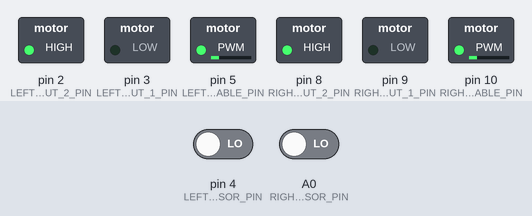
This sketch was run on a simulated Arduino Uno, built with avr-gcc and run on an emulated ATmega328P. On the bench: switched loads named in the sketch (green lamp = pin HIGH). Inputs (shaded band) come from the test bench; at power-on: pin 4 (LEFT_LINE_SENSOR_PIN) LOW, A0 (RIGHT_LINE_SENSOR_PIN) LOW.

Above: at 1.2 s.
1.3 s: pin 4 (LEFT_LINE_SENSOR_PIN) driven HIGH
At 1.6 s:
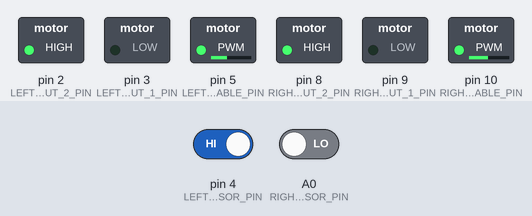
2.8 s: pin 4 (LEFT_LINE_SENSOR_PIN) driven LOW
At 4.0 s:
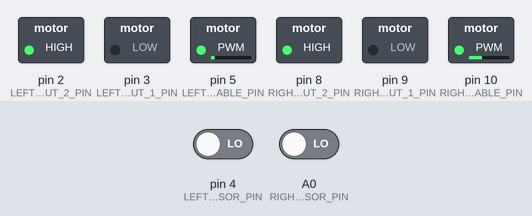
4.3 s: A0 (RIGHT_LINE_SENSOR_PIN) driven HIGH
At 4.9 s:
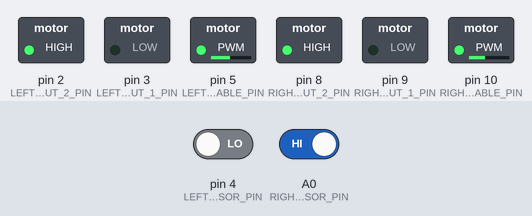
5.8 s: A0 (RIGHT_LINE_SENSOR_PIN) driven LOW
At 6.2 s:
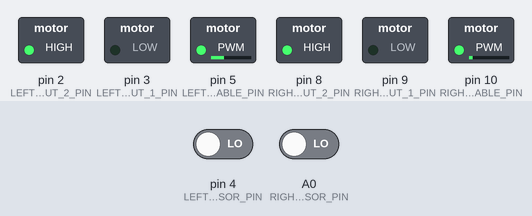
Timing chart, 0 to 8.3 s (numbered marks = the images above; inputs shaded):
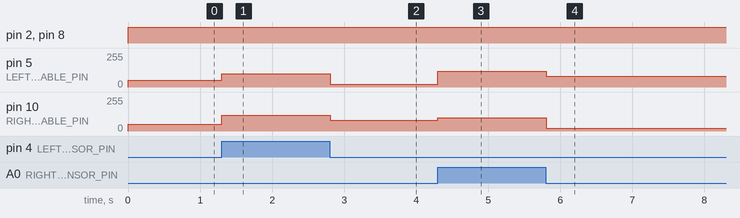

The sketch:

line_following_v2_final.ino
```cpp
// Sensors output HIGH on black and LOW on white.
// Motor forward direction: input 1 LOW, input 2 HIGH.

const int LEFT_MOTOR_ENABLE_PIN = 5;
const int LEFT_MOTOR_INPUT_1_PIN = 3;
const int LEFT_MOTOR_INPUT_2_PIN = 2;

const int RIGHT_MOTOR_ENABLE_PIN = 10;
const int RIGHT_MOTOR_INPUT_1_PIN = 9;
const int RIGHT_MOTOR_INPUT_2_PIN = 8;

const int LEFT_LINE_SENSOR_PIN = 4;
const int RIGHT_LINE_SENSOR_PIN = A0;

const float BASE_MOTOR_SPEED = 110;
const int MAXIMUM_PID_CORRECTION = 10;

const int SEARCH_INNER_MOTOR_SPEED = 22;
const int SEARCH_OUTER_MOTOR_SPEED = 82;
const int NO_LINE_HISTORY_SPEED = 50;

float kp = 10.0;
float ki = 0.0;
float kd = 10.0;

float previousError = 0;
float accumulatedError = 0;

enum MovementState {
  NoLineHistory,
  FollowingLine,
  SearchingLeft,
  SearchingRight
};

MovementState currentMovementState = NoLineHistory;

enum LastDetectedLineSide {
  NoDetectedLineSide,
  DetectedOnLeft,
  DetectedOnRight
};

LastDetectedLineSide lastDetectedLineSide = NoDetectedLineSide;

void setup() {
  pinMode(LEFT_MOTOR_ENABLE_PIN, OUTPUT);
  pinMode(LEFT_MOTOR_INPUT_1_PIN, OUTPUT);
  pinMode(LEFT_MOTOR_INPUT_2_PIN, OUTPUT);

  pinMode(RIGHT_MOTOR_ENABLE_PIN, OUTPUT);
  pinMode(RIGHT_MOTOR_INPUT_1_PIN, OUTPUT);
  pinMode(RIGHT_MOTOR_INPUT_2_PIN, OUTPUT);

  pinMode(LEFT_LINE_SENSOR_PIN, INPUT);
  pinMode(RIGHT_LINE_SENSOR_PIN, INPUT);

  stopMotors();
}

void loop() {
  int leftSensorState = digitalRead(LEFT_LINE_SENSOR_PIN);
  int rightSensorState = digitalRead(RIGHT_LINE_SENSOR_PIN);

  if (leftSensorState == HIGH && rightSensorState == LOW) {
    lastDetectedLineSide = DetectedOnLeft;
  }
  else if (rightSensorState == HIGH && leftSensorState == LOW) {
    lastDetectedLineSide = DetectedOnRight;
  }

  if (leftSensorState == LOW && rightSensorState == LOW) {
    if (lastDetectedLineSide == DetectedOnLeft) {
      currentMovementState = SearchingLeft;
    }
    else if (lastDetectedLineSide == DetectedOnRight) {
      currentMovementState = SearchingRight;
    }
    else {
      currentMovementState = NoLineHistory;
    }
  }
  else {
    currentMovementState = FollowingLine;
  }

  executeMovementState(
    currentMovementState,
    leftSensorState,
    rightSensorState
  );

  delay(5);
}

void executeMovementState(
  MovementState movementState,
  int leftSensorState,
  int rightSensorState
) {
  switch (movementState) {
    case NoLineHistory:
      setMotorSpeeds(
        NO_LINE_HISTORY_SPEED,
        NO_LINE_HISTORY_SPEED
      );
      break;

    case FollowingLine: {
      int lineError = leftSensorState - rightSensorState;
      float errorDerivative = lineError - previousError;

      accumulatedError += lineError;

      float pidCorrection =
        kp * lineError +
        ki * accumulatedError +
        kd * errorDerivative;

      pidCorrection = constrain(
        pidCorrection,
        -MAXIMUM_PID_CORRECTION,
        MAXIMUM_PID_CORRECTION
      );

      previousError = lineError;

      int leftMotorSpeed = constrain(
        BASE_MOTOR_SPEED - pidCorrection,
        0,
        255
      );

      int rightMotorSpeed = constrain(
        BASE_MOTOR_SPEED + pidCorrection,
        0,
        255
      );

      setMotorSpeeds(leftMotorSpeed, rightMotorSpeed);
      break;
    }

    case SearchingLeft:
      setMotorSpeeds(
        SEARCH_INNER_MOTOR_SPEED,
        SEARCH_OUTER_MOTOR_SPEED
      );
      break;

    case SearchingRight:
      setMotorSpeeds(
        SEARCH_OUTER_MOTOR_SPEED,
        SEARCH_INNER_MOTOR_SPEED
      );
      break;
  }
}

void setMotorSpeeds(int leftMotorSpeed, int rightMotorSpeed) {
  if (leftMotorSpeed > 0) {
    digitalWrite(LEFT_MOTOR_INPUT_1_PIN, LOW);
    digitalWrite(LEFT_MOTOR_INPUT_2_PIN, HIGH);
  }
  else if (leftMotorSpeed < 0) {
    digitalWrite(LEFT_MOTOR_INPUT_1_PIN, HIGH);
    digitalWrite(LEFT_MOTOR_INPUT_2_PIN, LOW);
  }
  else {
    digitalWrite(LEFT_MOTOR_INPUT_1_PIN, LOW);
    digitalWrite(LEFT_MOTOR_INPUT_2_PIN, LOW);
  }

  if (rightMotorSpeed > 0) {
    digitalWrite(RIGHT_MOTOR_INPUT_1_PIN, LOW);
    digitalWrite(RIGHT_MOTOR_INPUT_2_PIN, HIGH);
  }
  else if (rightMotorSpeed < 0) {
    digitalWrite(RIGHT_MOTOR_INPUT_1_PIN, HIGH);
    digitalWrite(RIGHT_MOTOR_INPUT_2_PIN, LOW);
  }
  else {
    digitalWrite(RIGHT_MOTOR_INPUT_1_PIN, LOW);
    digitalWrite(RIGHT_MOTOR_INPUT_2_PIN, LOW);
  }

  analogWrite(LEFT_MOTOR_ENABLE_PIN, abs(leftMotorSpeed));
  analogWrite(RIGHT_MOTOR_ENABLE_PIN, abs(rightMotorSpeed));
}

void stopMotors() {
  analogWrite(LEFT_MOTOR_ENABLE_PIN, 0);
  analogWrite(RIGHT_MOTOR_ENABLE_PIN, 0);

  digitalWrite(LEFT_MOTOR_INPUT_1_PIN, LOW);
  digitalWrite(LEFT_MOTOR_INPUT_2_PIN, LOW);

  digitalWrite(RIGHT_MOTOR_INPUT_1_PIN, LOW);
  digitalWrite(RIGHT_MOTOR_INPUT_2_PIN, LOW);
}
```

Measured:
- after the input at 1.3 s, pin 5 (LEFT_MOTOR_ENABLE_PIN): 50/255 → 100/255 at once; pin 10 (RIGHT_MOTOR_ENABLE_PIN): 50/255 → 120/255 at once
- after the input at 2.8 s, pin 5 (LEFT_MOTOR_ENABLE_PIN): 100/255 → 22/255 at once; pin 10 (RIGHT_MOTOR_ENABLE_PIN): 120/255 → 82/255 at once
- after the input at 4.3 s, pin 5 (LEFT_MOTOR_ENABLE_PIN): 22/255 → 120/255 at once; pin 10 (RIGHT_MOTOR_ENABLE_PIN): 82/255 → 100/255 at once
- after the input at 5.8 s, pin 5 (LEFT_MOTOR_ENABLE_PIN): 120/255 → 82/255 at once; pin 10 (RIGHT_MOTOR_ENABLE_PIN): 100/255 → 22/255 at once
